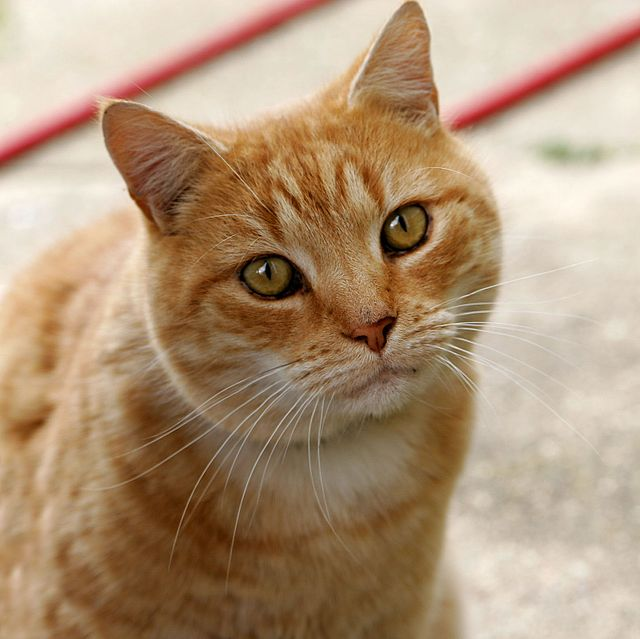
#> input picture learning/opencv/annotation/image.jpg, 640 x 639 px
$ python img_annotation.py
#> lines starting #> are read from the running program, lines starting #| are printed output that depends on the picture
import matplotlib.pyplot as plt
import cv2 as cv
import numpy as np

image = "image.jpg"


def main():
    #read the image and convert it to RGB scheme, then show the image
    cat = cv.imread(image,1)
#> cat is the input picture: shape (639, 640, 3); mean B, G, R 120.7, 148.8, 175.9
    cat = cv.cvtColor(cat, cv.COLOR_BGR2RGB)
    plt.imshow(cat)
    plt.waitforbuttonpress(-1)

    #draw a white line over cat image
    cat_line = cv.line(cat.copy(),(100,100), (100,300), (50,50,255), 10)
    plt.imshow(cat_line)
    plt.waitforbuttonpress(-1)
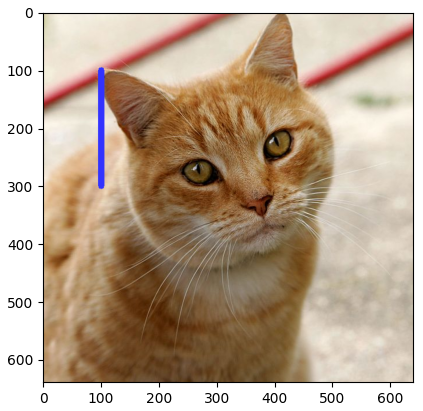
#> figure drawn by matplotlib, 1 panel

    cat_circle = cv.circle(cat.copy(),(200,200), 50, (50,255,50), 4)
    plt.imshow(cat_circle)
    plt.waitforbuttonpress(-1)

    cat_rect = cv.rectangle(cat.copy(),(100,100),(300,300), (255,60,50), 5, cv.LINE_4)
    plt.imshow(cat_rect)
    plt.waitforbuttonpress(-1)

    cat_text0 = cv.putText(cat.copy(),"This is an orange cat0", (50,50),cv.FONT_HERSHEY_PLAIN, color=(0,0,0), thickness=5, bottomLeftOrigin = False, fontScale=3)
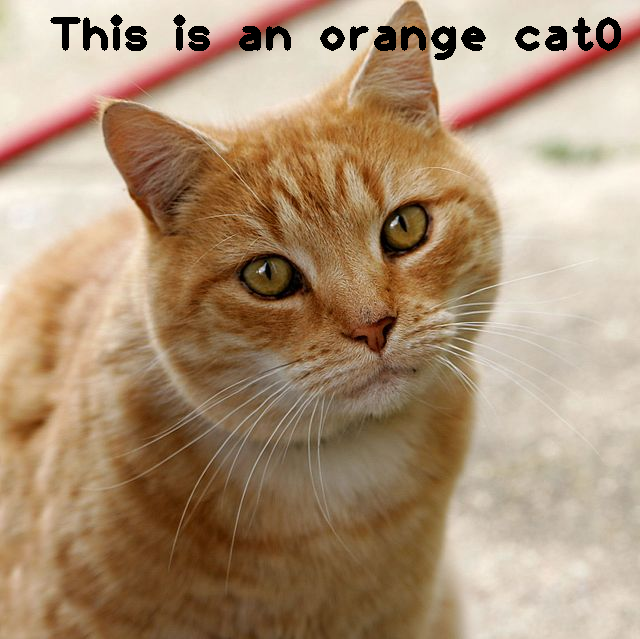
#> cat_text0: shape (639, 640, 3); mean R, G, B 172.2, 145.6, 117.8
    cat_text1 = cv.putText(cat.copy(),"This is an orange cat1", (50,50),cv.FONT_HERSHEY_PLAIN, color=(0,0,0), thickness=5, bottomLeftOrigin = True, fontScale = 3)

    plot = plt.figure(figsize=(1,2))
    plot.add_subplot(1,2,1)
    plt.imshow(cat_text0)

    plot.add_subplot(1,2,2)
    plt.imshow(cat_text1)
    plot.show()
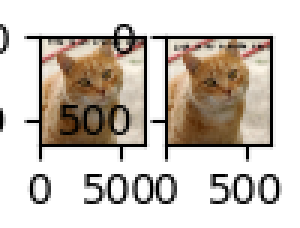
#> figure drawn by matplotlib, 2 panels
    plt.waitforbuttonpress(-1)


if __name__ == "__main__":
    main()
